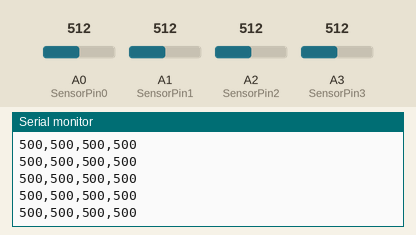
This sketch was run on a simulated Arduino Uno, built with avr-gcc and run on an emulated ATmega328P. Parts: the last lines printed to the serial monitor. The test bench sets the inputs (shaded band); at power-on: A0 (SensorPin0) = 512, A1 (SensorPin1) = 512, A2 (SensorPin2) = 512, A3 (SensorPin3) = 512.

Above: at 1.2 s.
1.3 s: A0 (SensorPin0) set to 107
At 1.9 s:
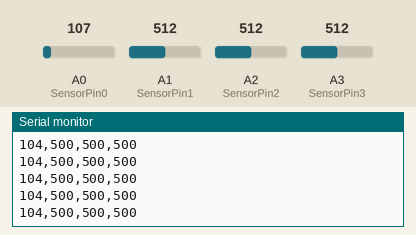
4.3 s: A0 (SensorPin0) set to 96
At 5.0 s:
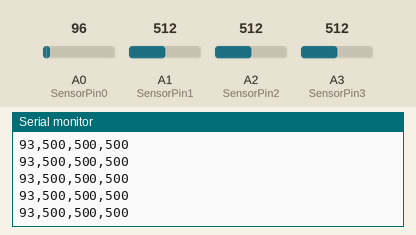
Timing chart, 0 to 7.3 s (numbered marks = the images above; inputs shaded):
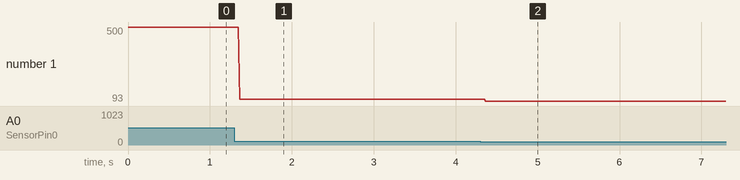

Measured:
- after the input at 1.3 s, the serial monitor: prints a new line after 0.06 s (image 1)
- after the input at 4.3 s, the serial monitor: prints a new line after 0.07 s (image 2)
- plotted number 1: 500 → 104 after the input at 1.3 s, 104 → 93 after the input at 4.3 s

The sketch:

force_read.ino
```cpp
int SensorPin0 = A0; //analog pin 0
int SensorPin1 = A1; //analog pin 1
int SensorPin2 = A2; //analog pin 2
int SensorPin3 = A3; //analog pin 3

int HI_limit = 1000;
int LOW_limit = 0;

void setup(){

  Serial.begin(9600);
}

void loop(){
  int SensorReading0 = analogRead(SensorPin0);
  int SensorReading1 = analogRead(SensorPin1);
  int SensorReading2 = analogRead(SensorPin2);
  int SensorReading3 = analogRead(SensorPin3);

  int A0 = map(SensorReading0, LOW_limit, 1024, 0, HI_limit);
  int A1 = map(SensorReading1, LOW_limit, 1024, 0, HI_limit);
  int A2 = map(SensorReading2, LOW_limit, 1024, 0, HI_limit);
  int A3 = map(SensorReading3, LOW_limit, 1024, 0, HI_limit);

  Serial.print(A0);
  Serial.print(",");
  //Serial.print('\n');
  Serial.print(A1);
  Serial.print(",");
  Serial.print(A2);
  Serial.print(",");
  Serial.println(A3);

  delay(10);
}
```
